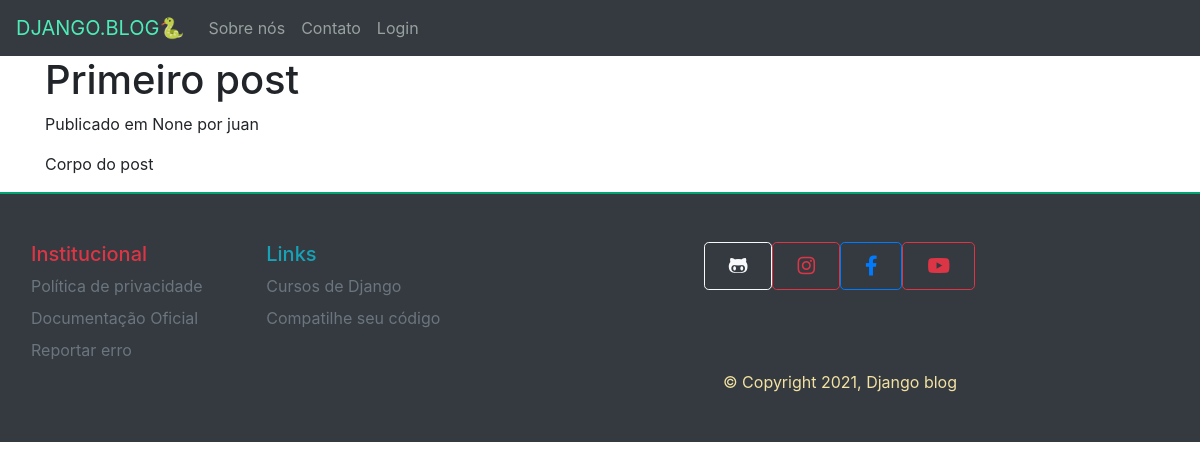
/1/, run on the app's committed database.
### blog/models.py (models this page shows, shortened)
class Post(models.Model):
    POST_STATUS = (
    ('active', 'Ativo'),
    ('draft', 'Rascunho')
    )
    title = models.CharField(max_length=200)
    body = models.TextField()
    author = models.ForeignKey(User, on_delete=models.CASCADE)
    created_at = models.DateTimeField(auto_now_add=True)
    updated_at = models.DateTimeField(auto_now=True)
    status = models.CharField(max_length=15, choices=POST_STATUS)

### blog/views.py (the view)
# urls.py: path('<int:pk>/', post_detail.as_view(), name='post_detail'),
class post_detail(DetailView):
    model = Post
    template_name = 'blog/post_detail.html'

### blog/templates/blog/post_detail.html (shortened to what this page needs)
{% extends 'blog/base.html' %}
{% block content %}
<div class="container">
    <h1>{{ post.title }}</h1>
    <p>Publicado em {{ post.created_at }} por {{ post.author }}</p>
    <p>{{ post.body|linebreaks }}</p>
</div>
{% endblock %}

### data on the page
Post: title "Primeiro post", created_at "None", author "juan", body "Corpo do post"
